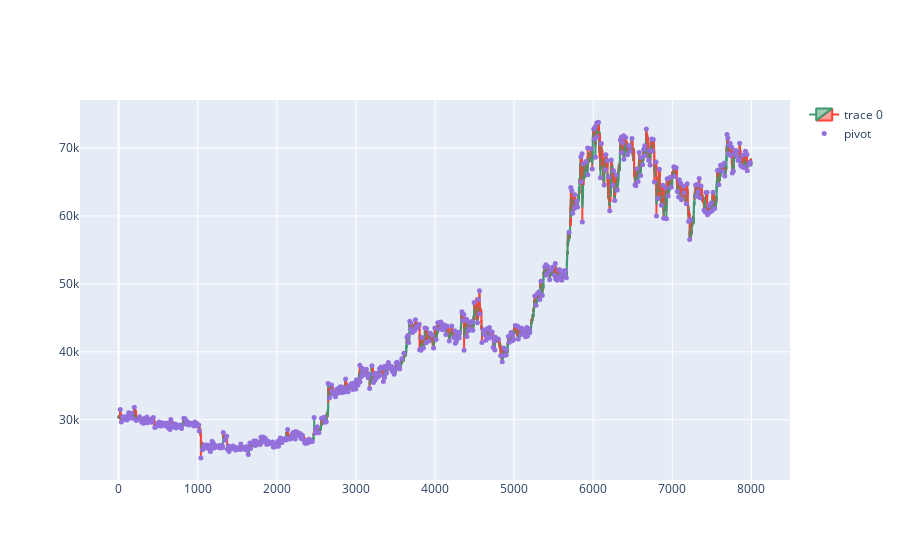

Source (notebook cell):
### Code cell
dfpl = df[0:8761]
fig = go.Figure(data=[go.Candlestick(x=dfpl.index,
                open=dfpl['open'],
                high=dfpl['high'],
                low=dfpl['low'],
                close=dfpl['close'])])

fig.add_scatter(x=dfpl.index, y=dfpl['pointpos'], mode="markers",
                marker=dict(size=5, color="MediumPurple"),
                name="pivot")
fig.update_layout(xaxis_rangeslider_visible=False)
fig.show()

### Figure 1 — Plotly figure (JSON) as saved in the notebook; plotly's stock layout.template omitted (floating-point values rounded to 4 significant figures; data arrays with more than 128 entries replaced by an {"elided": "..."} marker saying what was removed)
{"data": [{"close": {"elided": "8000 float values"}, "high": {"elided": "8000 float values"}, "low": {"elided": "8000 float values"}, "open": {"elided": "8000 float values"}, "type": "candlestick", "x": {"elided": "8000 int values"}}, {"marker": {"color": "MediumPurple", "size": 5}, "mode": "markers", "name": "pivot", "type": "scatter", "x": {"elided": "8000 int values"}, "y": {"elided": "8000 float values"}}], "layout": {"xaxis": {"rangeslider": {"visible": false}}}}
